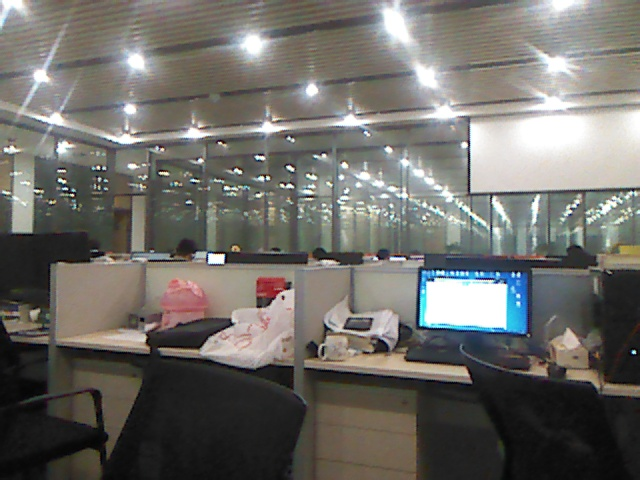
//> input picture test/warpImage/frame0001.jpg, 640 x 480 px; the run also reads 1 picture not shown here
$ ./warpImage frame0001.jpg frame0002.jpg   (built with g++ and OpenCV 4, older OpenCV classes emulated)
//> lines starting //> are read from the running program, lines starting //| are printed output that depends on the picture
/*************************************************************************
	> File Name: wapImage.cpp
	> Author: yincanben
	> Mail: yincanben@163.com
	> Created Time: Tue 24 Mar 2015 08:34:01 AM CST
 ************************************************************************/

#include<iostream>

#include <opencv2/opencv.hpp>
#include <opencv2/core/core.hpp>
#include <opencv2/features2d/features2d.hpp>
#include <opencv2/calib3d/calib3d.hpp>
#include <opencv2/nonfree/nonfree.hpp>
#include <opencv2/nonfree/features2d.hpp>
#include <opencv2/imgproc/imgproc.hpp>
#include <opencv2/highgui/highgui.hpp>

using namespace std;
int main(int argc, char**argv){
    cv::Mat leftImage = cv::imread( argv[1], CV_LOAD_IMAGE_COLOR );
//> leftImage is the input picture: 480 rows x 640 cols, CV_8UC3; mean B, G, R 103.5, 108.1, 110
    cv::Mat rightImage = cv::imread( argv[2], CV_LOAD_IMAGE_COLOR );
    cv::Mat leftGray , rightGray ;
	if(!leftImage.data){
	    cout << "Cloud not read the image!" << endl ;
	 	return -1 ;
	}
    cv::cvtColor(leftImage, leftGray, CV_BGR2GRAY) ;
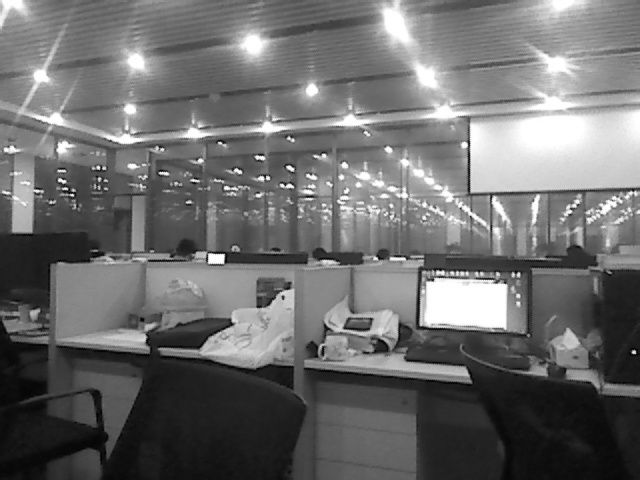
//> leftGray: 480 rows x 640 cols, CV_8UC1; min 0, max 255, mean 108.1
    cv::cvtColor(rightImage, rightGray, CV_BGR2GRAY) ;
	cv::ORB orb ;
    std::vector<cv::KeyPoint> leftKeypoints ;
    std::vector<cv::KeyPoint> rightKeypoints ;

    // [5 lines of commented-out code are left out]
    cv::Mat leftDescriptors ;
    cv::Mat rightDescriptors ;


    orb( leftGray, cv::Mat(), leftKeypoints, leftDescriptors) ;
//> leftKeypoints = 500 keypoints; strongest (x, y, size): (223, 255, 31), (221, 256, 53.6), (222, 255, 44.6), (98, 168, 31)
    orb( rightGray, cv::Mat(), rightKeypoints, rightDescriptors );
//> rightKeypoints = 500 keypoints; strongest (x, y, size): (223, 255, 31), (223, 256, 37.2), (221, 256, 53.6), (222, 262, 31)


    cv::BFMatcher matcher(cv::NORM_L2) ;
    //cv::BruteForceMatcher<cv::HammingLUT> matcher ;
    std::vector<cv::DMatch> matches ;
    //matcher.match( lastDescriptors, descriptors, matches );
    std::vector<cv::DMatch> goodMatches ;
    double minDist = 1000.0 , maxDist = 0.0 ;
    cv::Mat img_matches ;
    std::vector<cv::Point2f> leftPoint ;
    std::vector<cv::Point2f> rightPoint ;
    cv::Mat Homography ;
    cv::Mat shft ;


    if(!leftDescriptors.empty()){
        //cout << "************" << endl ;
        matcher.match( leftDescriptors, rightDescriptors, matches );
//> matches = 500 matches
        for(int i=0; i<leftDescriptors.rows; i++){
            double dist = matches[i].distance ;
            if(dist < minDist)
                minDist = dist ;
             if(dist > maxDist)
                maxDist = dist ;
        }
//> this loop made 500 passes
//> (dist, minDist, maxDist) on pass 1: (148.3, 148.3, 148.3)
//> (dist, minDist) on passes 2, 3, 28, 34, 163, 167: (148.1, 148.1), (64.03, 64.03), (49.04, 49.04), (4.12, 4.12), (2, 2), (0, 0)
//> after the loop, minDist = 0; maxDist = 419.1

        for(int i=0; i<leftDescriptors.rows; i++){
            if( matches[i].distance < 0.6*maxDist ){
                goodMatches.push_back(matches[i]);
            }
        }
//> after the loop, goodMatches = 422 matches

        //draw matches

        cv::namedWindow("matches") ;
        cv::drawMatches( leftGray, leftKeypoints, rightGray, rightKeypoints, goodMatches,img_matches, cv::Scalar::all(-1), cv::Scalar::all(-1),std::vector<char>(), cv::DrawMatchesFlags::NOT_DRAW_SINGLE_POINTS);
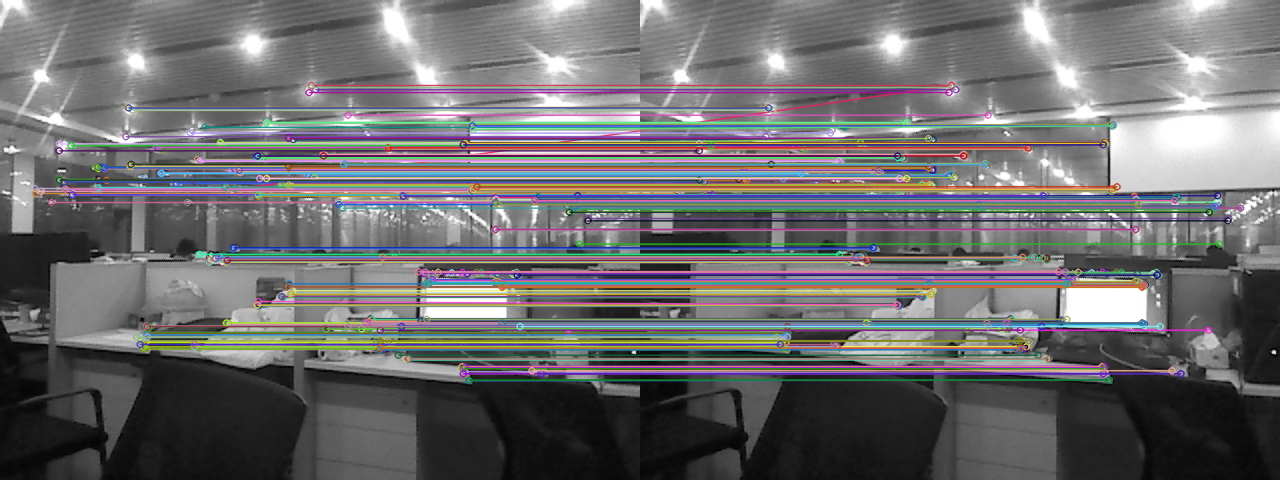
//> img_matches: 480 rows x 1280 cols, CV_8UC3; mean B, G, R 108.7, 107.6, 108.6
        imshow("matches", img_matches) ;
        cv::imwrite( "matches.jpg", img_matches ) ;
        if(cv::waitKey(1) > 0){
            exit(0);
        }

        if(goodMatches.size() > 4){
            for( int i=0; i<goodMatches.size();i++ ){
                leftPoint.push_back( leftKeypoints[goodMatches[i].queryIdx].pt );
                rightPoint.push_back( rightKeypoints[goodMatches[i].trainIdx].pt );
            }
//> after the loop, leftPoint = 422 Points (x, y), first 12: [240, 172], [209, 262], [222, 262], [256, 156], [516, 272], [288, 166], [98, 168], [466, 144], [220, 142], [570, 211], [223, 255], [268, 178]; rightPoint has the same summary as leftPoint
            Homography = cv::findHomography( leftPoint, rightPoint, CV_RANSAC ) ;
//> Homography = [[1, -6.79e-05, 0.0327], [9.86e-05, 1, -0.0475], [3.66e-07, 5.25e-07, 1]]
            shft = ( cv::Mat_<double>(3,3)<< 1.0, 0, leftImage.cols, 0, 1.0, 0, 0, 0, 1.0) ;
//> shft = [[1, 0, 640], [0, 1, 0], [0, 0, 1]]
        }
        cv::Mat dst ;
        cv::warpPerspective( leftImage, dst, shft*Homography, cv::Size(leftImage.cols + rightImage.cols, leftImage.rows));
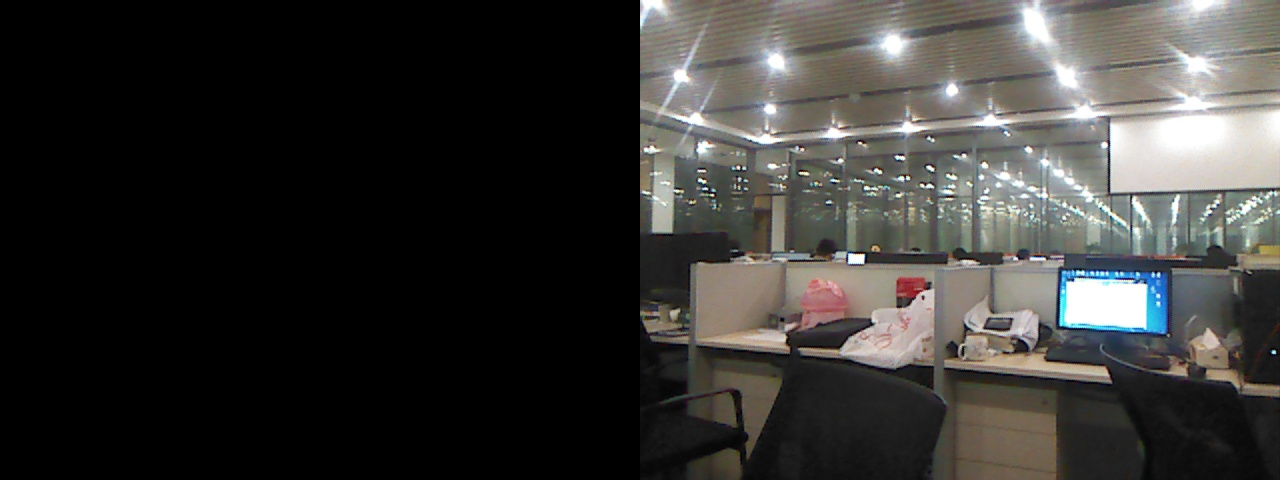
//> dst: 480 rows x 1280 cols, CV_8UC3; mean B, G, R 51.7, 54, 55
        rightImage.copyTo(cv::Mat( dst, cv::Rect( leftImage.cols, 0, rightImage.cols, rightImage.rows  ) )) ;
        cv::imwrite("warpImage.jpg", dst);
        cv::namedWindow("warpImage") ;
        cv::imshow("warpImage", dst) ;
        cv::waitKey(0) ;
     }
}
